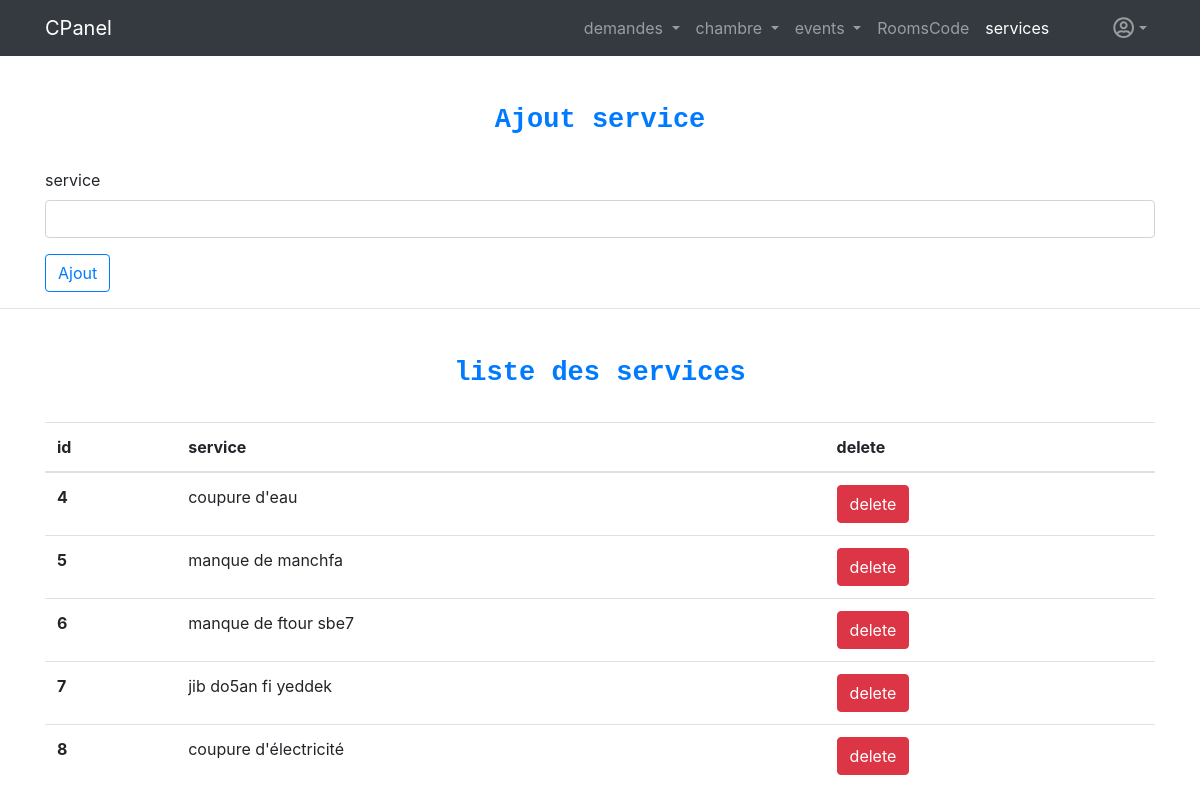
The page /services.php (signed in) on the database its author committed.
### tables this page shows
CREATE TABLE `service` (
  `id_service` int(11) NOT NULL,
  `title` varchar(150) NOT NULL
);

### services.php (the view, shortened to what this page needs)
<?php
if(!isset($_SESSION['adminUsername']))
{
    header('Location: admin.php');
}
else{
  $db_username = 'root';
  $db_password = '';
  $db_name = 'khalil';
  $db_host = 'localhost';
  $db = mysqli_connect($db_host,$db_username,$db_password,$db_name) or die('Could not connect To database');
  $req = 'select id_service,title from service   ';
  $exec = mysqli_query($db,$req);
?>
<!DOCTYPE html>
<html lang="en">
<head>
    <link rel="stylesheet" href="css/bootstrap.min.css">
</head>
<body>
<nav class="navbar navbar-expand-lg navbar-dark bg-dark">
<div class="container">
  <a class="navbar-brand" href="dashboard.php">CPanel</a>
  <div class="collapse navbar-collapse" id="navbarSupportedContent">
    <ul class="navbar-nav ml-auto">
    <li class="nav-item dropdown ">
        <a class="nav-link dropdown-toggle" href="#" id="navbarDropdown" role="button" data-toggle="dropdown" aria-haspopup="true" aria-expanded="false">
          demandes
        </a>
      </li>
      <li class="nav-item dropdown">
        <a class="nav-link dropdown-toggle" href="#" id="navbarDropdown" role="button" data-toggle="dropdown" aria-haspopup="true" aria-expanded="false">
          chambre
        </a>
      </li>
      <li class="nav-item dropdown">
        <a class="nav-link dropdown-toggle" href="#" id="navbarDropdown" role="button" data-toggle="dropdown" aria-haspopup="true" aria-expanded="false">
          events
        </a>
      </li>
        <li class="nav-item">
            <a href="roomscode.php" class="nav-link">RoomsCode</a>
          </li>
          <li class="nav-item active">
            <a href="services.php" class="nav-link">services</a>
          </li>
      <li class="nav-item dropdown dropdown">
        <a class="nav-link dropdown-toggle ml-5 dropdown-toggle dropdown-toggle-split" href="#" id="navbarDropdown" role="button" data-toggle="dropdown" aria-haspopup="true" aria-expanded="false">
        <i class="far fa-user-circle fa-lg"></i>
        </a>
      </li>
    </ul>
  </div>
  </div>
</nav>
<div class="container mt-5">
<h3 class="text-center font-weight-bolder text-primary" style="font-family:monospace;font-size:27px">Ajout service</h3>
<br>
<form action="actionAddService.php" method="post">
<div class="row">
<div class="col">
    <div class="form-group">
        <label for="chambreList">service</label>
        <input type="text" class="form-control" name="service">
    </div>
    </div>
</div>
<button class="btn btn-outline-primary" name="submit">Ajout</button>
</form>
</div>
<hr>
<div class="container mt-5">
<h3 class="text-center font-weight-bolder text-primary" style="font-family:monospace;font-size:27px">liste des services</h3>
<br>
<table class="table">
  <thead>
    <tr>
      <th scope="col">id</th>
      <th scope="col">service</th>
      <th>delete</th>
    </tr>
  </thead>
  <tbody>
    <?php
        while($ch = mysqli_fetch_array($exec))
        {
    ?>
    <tr>
            <th scope="row"><?= $ch['id_service']; ?></th>
            <td> <?= $ch['title']; ?> </td>
                <td>
                <form action="services.php" method="post">
                <button type="submit" name="delete" class="btn btn-danger">delete</button>
                </form>
                </td>
    </tr>
        <?php }  ?>
  </tbody>
</table>
</div>
</body>
</html>
<?php } ?>

### rows shown on the page
service: id_service "4", title "coupure d'eau"
service: id_service "5", title "manque de manchfa"
service: id_service "6", title "manque de ftour sbe7"
service: id_service "7", title "jib do5an fi yeddek"
service: id_service "8", title "coupure d'électricité"
